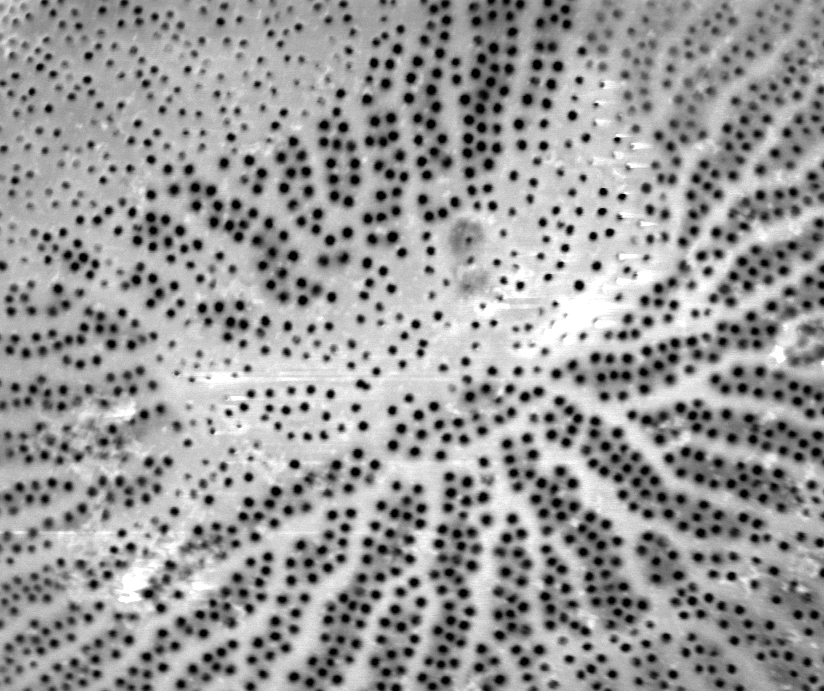
#> input picture work/CNMS/cropped_Wild004.tif, 824 x 691 px
$ jupyter execute 'thresholding experimentation kate.ipynb'
#> lines starting #> are read from the running program, lines starting #| are printed output that depends on the picture; after the words box and inside, x2 and y2 are one past the last pixel; in counts of white or black regions, pixels touching at a corner belong together
[cell 1]
import matplotlib.pyplot as plt
import matplotlib.image as mpimg
from skimage import data
from skimage.filters import try_all_threshold

img=mpimg.imread('cropped_Wild004.tif')
#> img is the input picture: shape (691, 824, 4); mean R, G, B, A 153.9, 153.9, 153.9, 255
original_img = img[:,:,0]
#plt.imshow(lum_img)

[cell 2]
fig, ax = try_all_threshold(original_img, figsize=(10, 8), verbose=False)
plt.show()
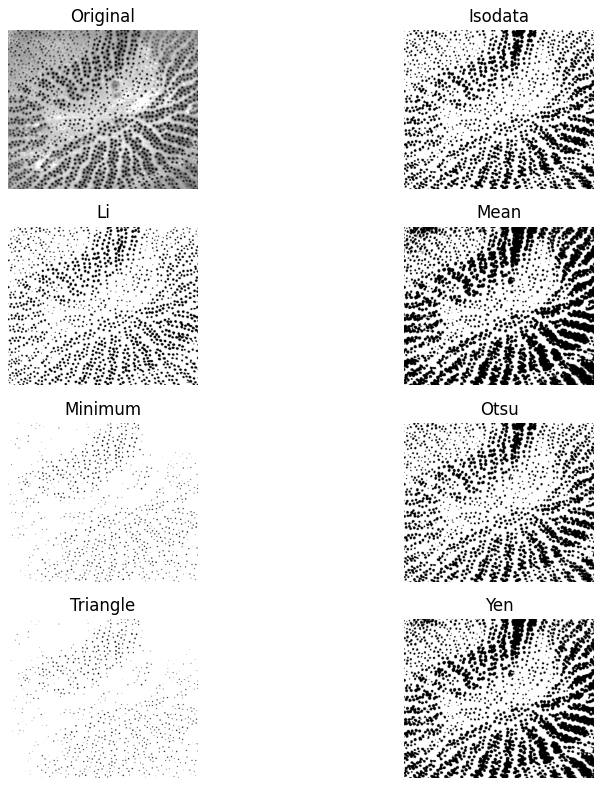
#> figure drawn by matplotlib, 8 panels
#mean seems to work pretty well on this one
#yen looks ok, but it looks better on others

[cell 3]
#change the block size or offset to make it work better?
#we tried both but it didn't seem to help

from skimage.filters import threshold_yen, threshold_local


global_thresh = threshold_yen(original_img)
#> global_thresh = 144
binary_global = original_img > global_thresh
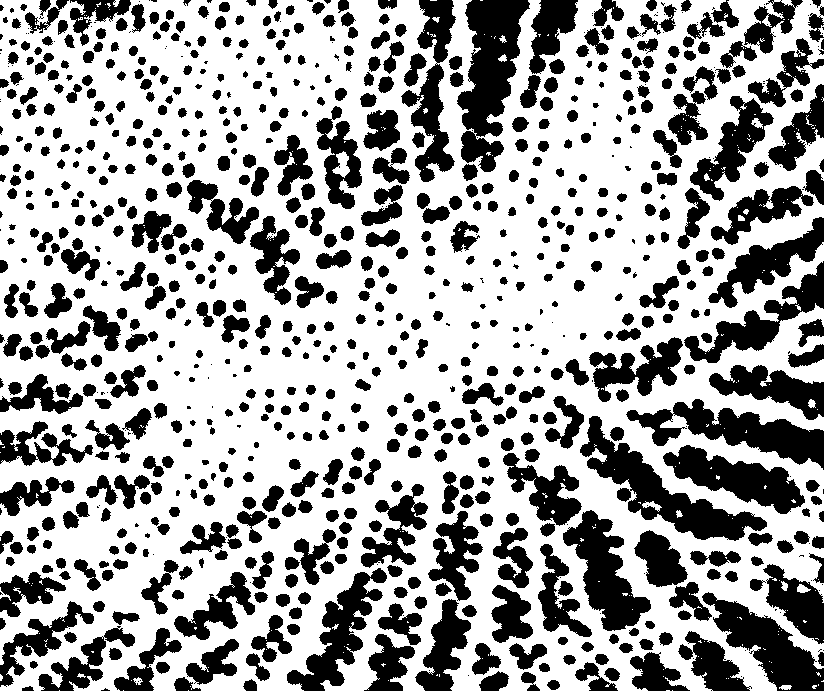
#> binary_global: shape (691, 824) bool; 65% white; 863 black regions (161 under 20 px), largest, box (x1, y1, x2, y2) and area: (457, 0, 530, 172) 6896, (580, 416, 767, 541) 6341, (626, 399, 824, 470) 5409

block_size = 23
local_thresh = threshold_local(original_img, block_size, offset=10)
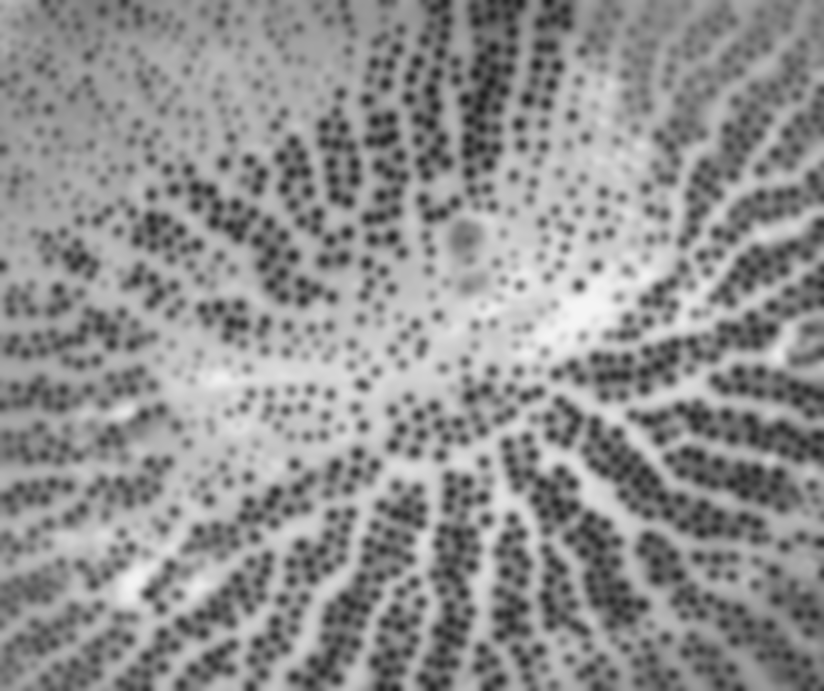
#> local_thresh: shape (691, 824) float64; min 32.66, max 245, mean 143.9
binary_local = original_img > local_thresh
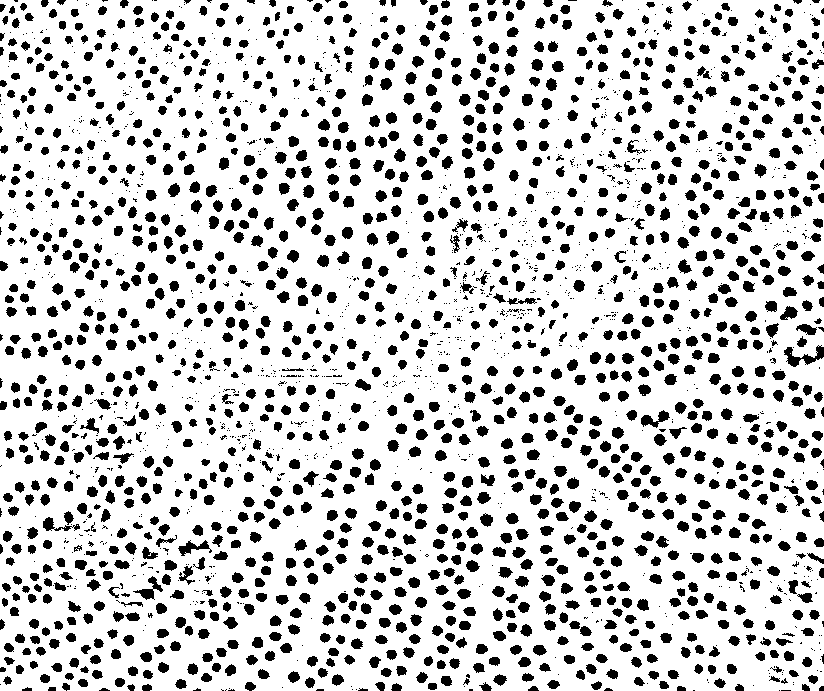
#> binary_local: shape (691, 824) bool; 80.5% white; 2593 black regions (1118 under 20 px), largest, box (x1, y1, x2, y2) and area: (784, 345, 824, 367) 354, (133, 576, 163, 600) 239, (641, 410, 670, 428) 232

fig, axes = plt.subplots(nrows=3, figsize=(7, 8))
ax = axes.ravel()
plt.gray()

ax[0].imshow(original_img)
ax[0].set_title('Original')

ax[1].imshow(binary_global)
ax[1].set_title('Global thresholding')

ax[2].imshow(binary_local)
ax[2].set_title('Local thresholding')

for a in ax:
    a.axis('off')

plt.show()

[cell 4]
#so this does look better when you zoom out but there are way too many dots
#the middle and top left are better, but the path is still hard to see
#local also takes longer

from skimage.morphology import disk
from skimage.filters import threshold_otsu, rank
from skimage.util import img_as_ubyte
img = img_as_ubyte(original_img)

radius = 13
selem = disk(radius)

local_otsu = rank.otsu(img, selem)
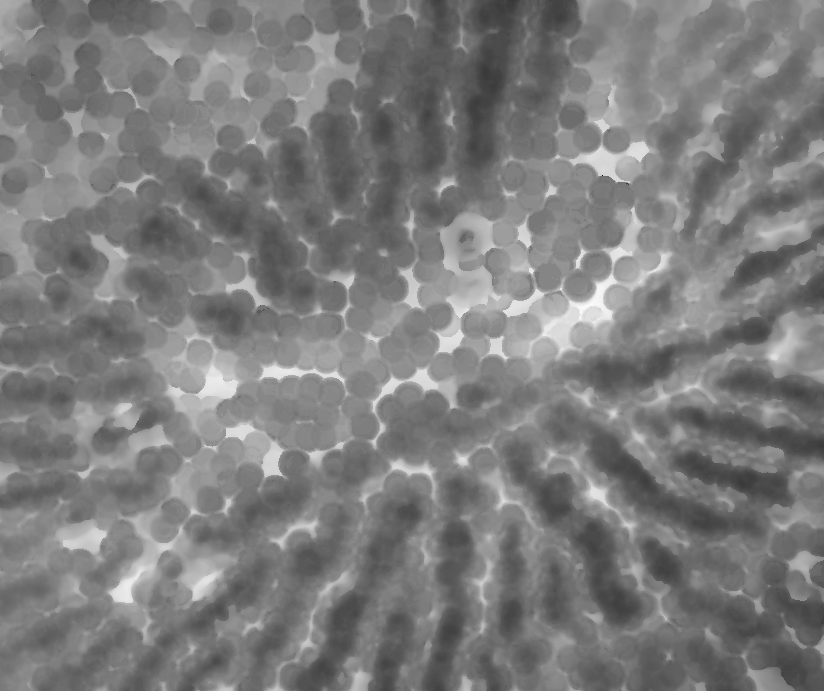
#> local_otsu: shape (691, 824); min 11, max 251, mean 124.6
threshold_global_otsu = threshold_otsu(img)
#> threshold_global_otsu = 129
global_otsu = img >= threshold_global_otsu
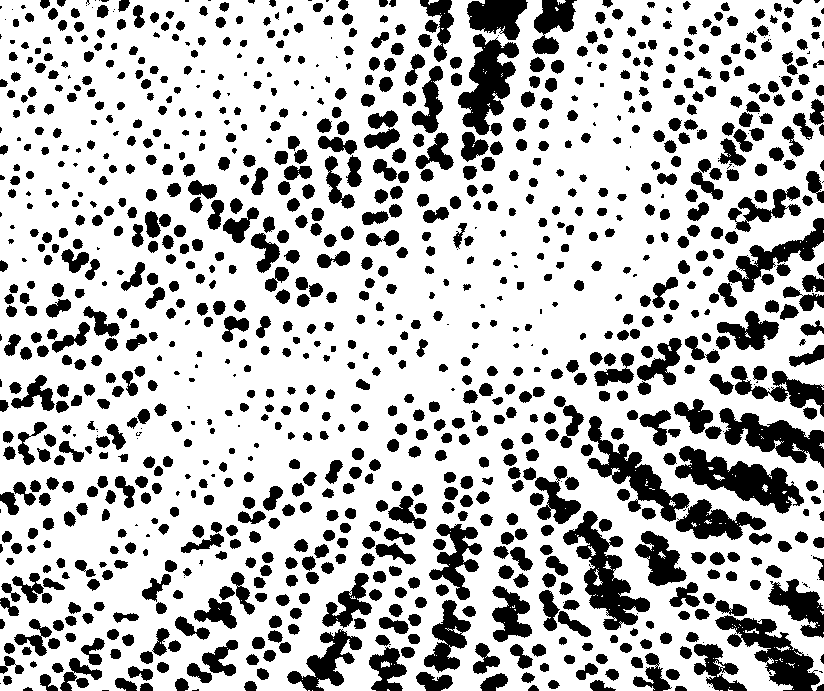
#> global_otsu: shape (691, 824) bool; 73.6% white; 1086 black regions (131 under 20 px), largest, box (x1, y1, x2, y2) and area: (675, 446, 804, 514) 3668, (563, 511, 650, 630) 3610, (458, 34, 519, 135) 3116

fig, axes = plt.subplots(2, 2, figsize=(8, 5), sharex=True, sharey=True)
ax = axes.ravel()
plt.tight_layout()

fig.colorbar(ax[0].imshow(img, cmap=plt.cm.gray),
             ax=ax[0], orientation='horizontal')
ax[0].set_title('Original')
ax[0].axis('off')

fig.colorbar(ax[1].imshow(local_otsu, cmap=plt.cm.gray),
             ax=ax[1], orientation='horizontal')
ax[1].set_title('Local Otsu (radius=%d)' % radius)
ax[1].axis('off')

ax[2].imshow(img >= local_otsu, cmap=plt.cm.gray)
ax[2].set_title('Original >= Local Otsu' % threshold_global_otsu)
ax[2].axis('off')

ax[3].imshow(global_otsu, cmap=plt.cm.gray)
ax[3].set_title('Global Otsu (threshold = %d)' % threshold_global_otsu)
ax[3].axis('off')

plt.show()
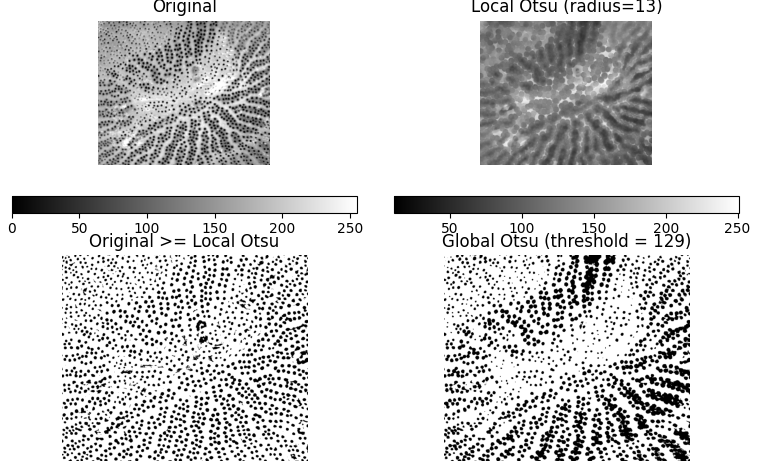
#> figure drawn by matplotlib, 6 panels

$ run again, with work/CNMS/cropped_Wild006.tif copied over work/CNMS/cropped_Wild004.tif
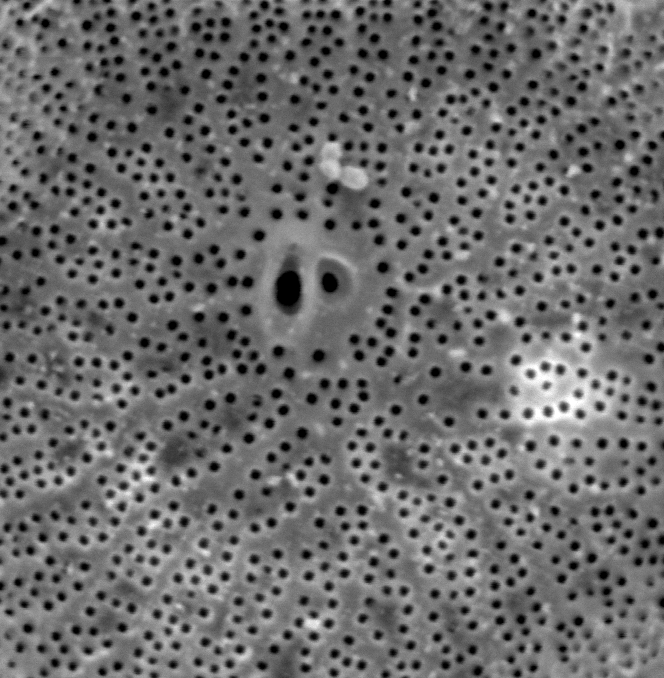
#> input picture work/CNMS/cropped_Wild006.tif, 664 x 678 px
#> img is the input picture: shape (678, 664, 4); mean R, G, B, A 107.4, 107.4, 107.4, 255
#> global_thresh = 178
#> `binary_global = original_img > global_thresh`:
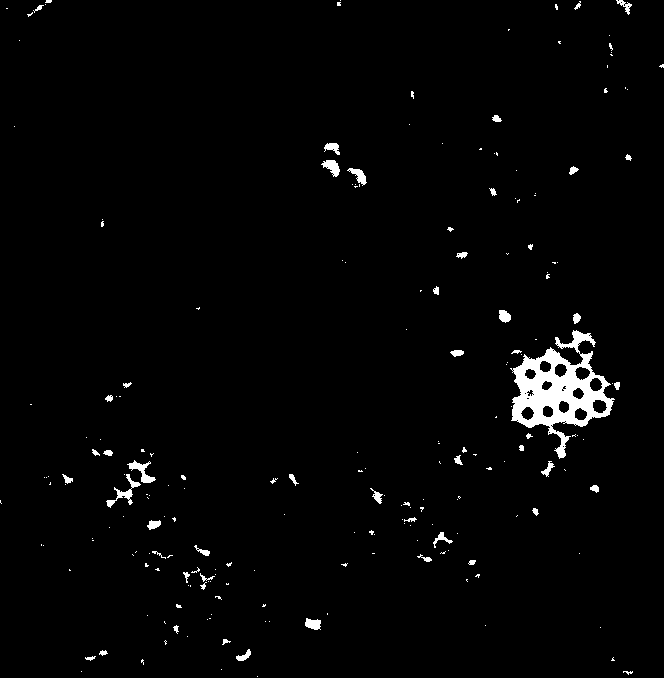
#> binary_global: shape (678, 664) bool; 2% white; 212 white regions (161 under 20 px), largest, box (x1, y1, x2, y2) and area: (510, 330, 615, 459) 5119, (106, 474, 141, 508) 264, (127, 460, 156, 483) 238
#> binary_local: shape (678, 664) bool; 81.2% white; 3274 black regions (2135 under 20 px), largest, box (x1, y1, x2, y2) and area: (275, 271, 301, 306) 407, (500, 423, 547, 449) 266, (43, 351, 68, 382) 237
#> threshold_global_otsu = 85
#> `global_otsu = img >= threshold_global_otsu`:
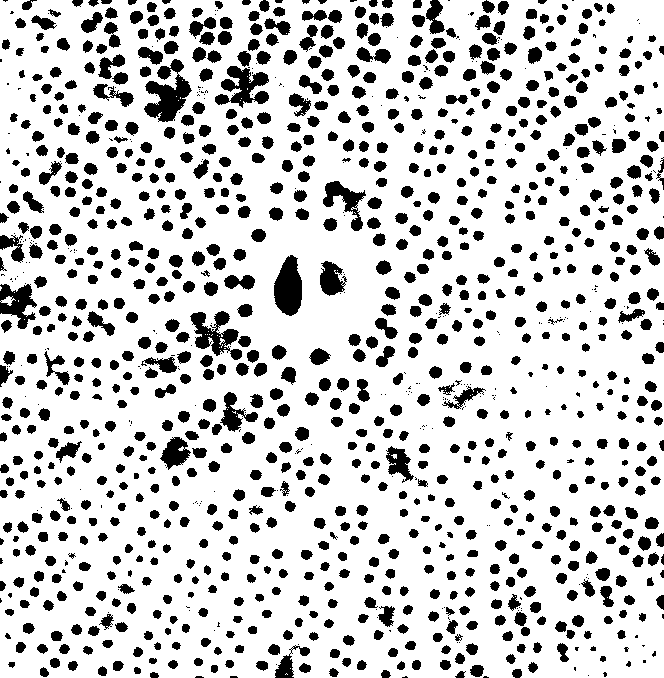
#> global_otsu: shape (678, 664) bool; 80.2% white; 1205 black regions (273 under 20 px), largest, box (x1, y1, x2, y2) and area: (144, 59, 192, 122) 1517, (274, 255, 302, 316) 1252, (215, 66, 269, 108) 1188

$ run again, with work/CNMS/cropped_Wild007.tif copied over work/CNMS/cropped_Wild004.tif
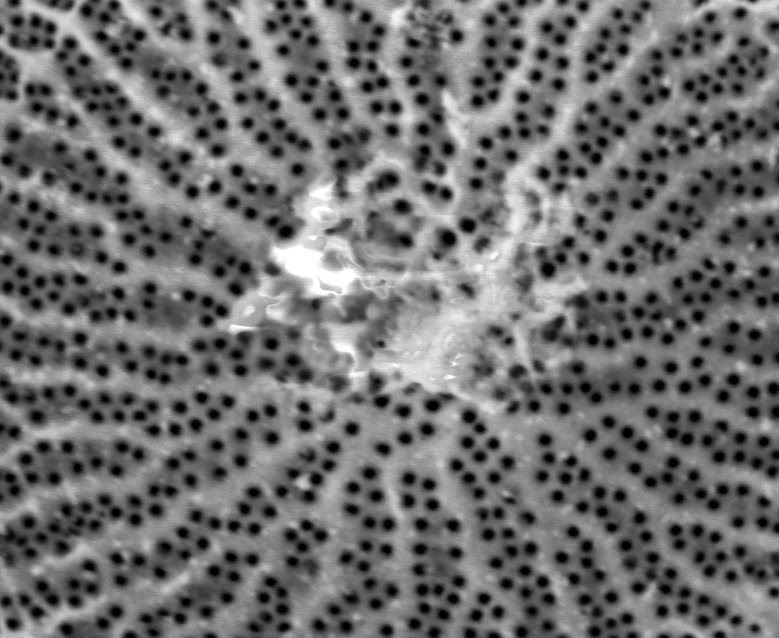
#> input picture work/CNMS/cropped_Wild007.tif, 779 x 638 px
#> img is the input picture: shape (638, 779, 4); mean R, G, B, A 109.8, 109.8, 109.8, 255
#> global_thresh = 114
#> binary_global: shape (638, 779) bool; 48.5% white; 222 white regions (189 under 20 px), largest, box (x1, y1, x2, y2) and area: (0, 0, 779, 638) 236773, (702, 352, 779, 386) 1142, (0, 557, 30, 596) 586
#> binary_local: shape (638, 779) bool; 81% white; 1792 black regions (922 under 20 px), largest, box (x1, y1, x2, y2) and area: (333, 291, 382, 324) 396, (365, 170, 399, 200) 377, (435, 227, 457, 247) 249
#> `local_otsu = rank.otsu(img, selem)`:
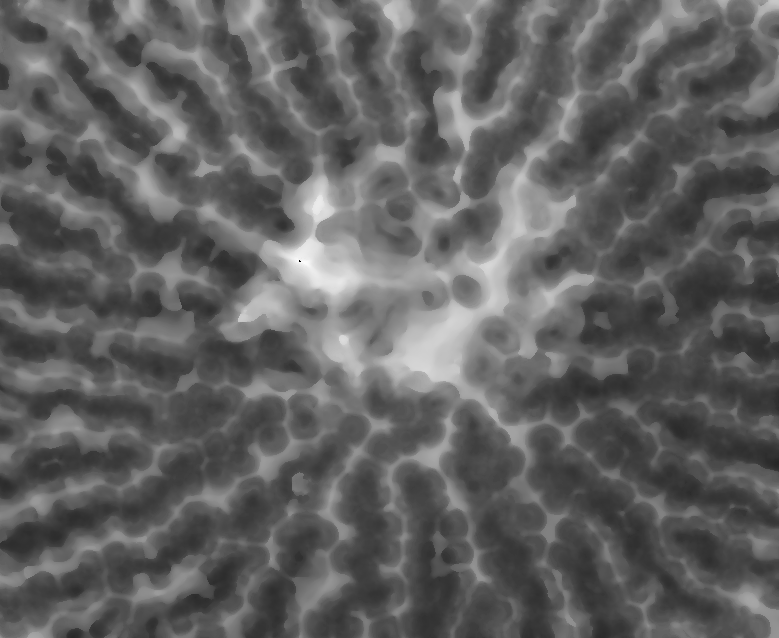
#> local_otsu: shape (638, 779); min 0, max 252, mean 96.7
#> threshold_global_otsu = 106
#> `global_otsu = img >= threshold_global_otsu`:
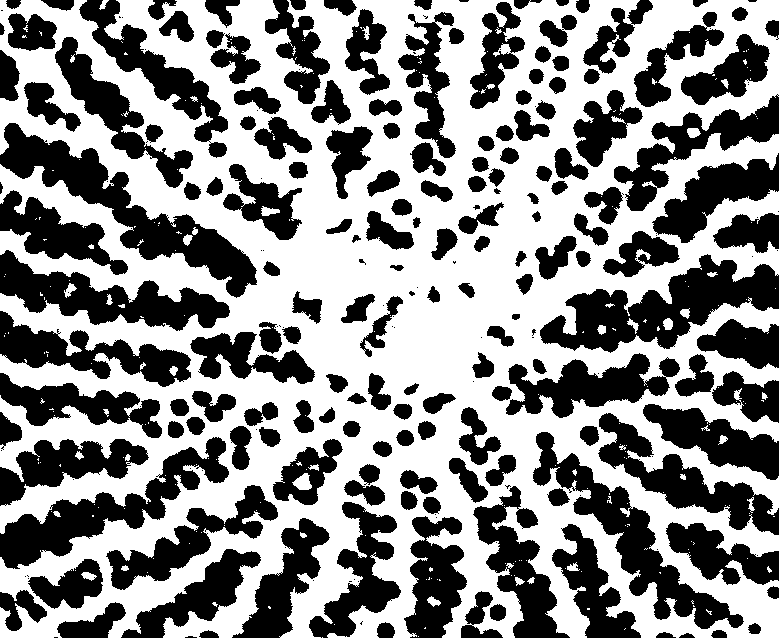
#> global_otsu: shape (638, 779) bool; 55% white; 245 black regions (75 under 20 px), largest, box (x1, y1, x2, y2) and area: (0, 123, 257, 298) 10556, (540, 254, 779, 353) 10256, (533, 432, 744, 629) 8468

$ run again, with work/CNMS/cropped_Wild008.tif copied over work/CNMS/cropped_Wild004.tif
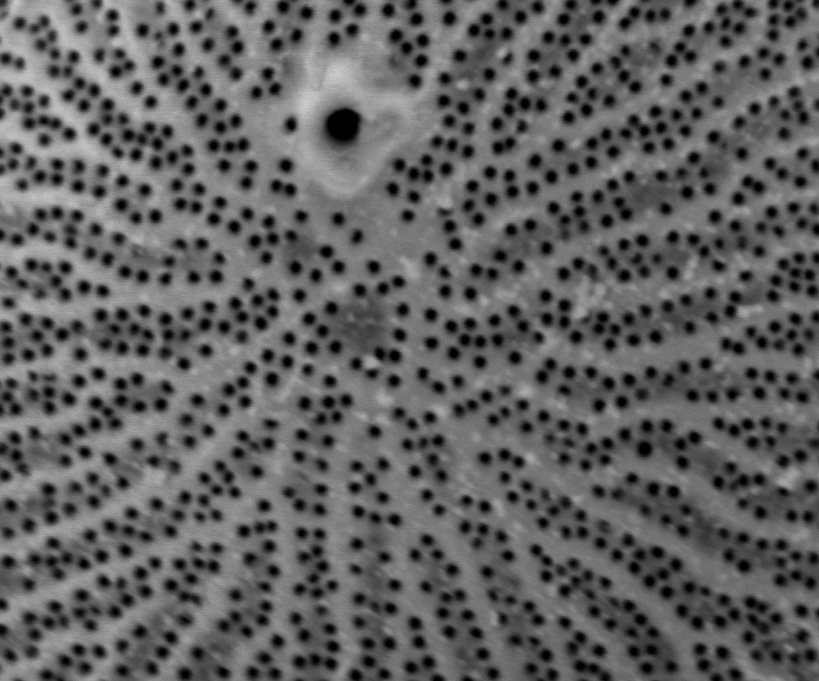
#> input picture work/CNMS/cropped_Wild008.tif, 819 x 681 px
#> img is the input picture: shape (681, 819, 4); mean R, G, B, A 96.1, 96.1, 96.1, 255
#> global_thresh = 78
#> binary_global: shape (681, 819) bool; 71.1% white; 731 black regions (94 under 20 px), largest, box (x1, y1, x2, y2) and area: (619, 533, 819, 681) 7078, (609, 481, 819, 591) 6099, (529, 544, 680, 677) 4790
#> binary_local: shape (681, 819) bool; 82.6% white; 1448 black regions (496 under 20 px), largest, box (x1, y1, x2, y2) and area: (326, 108, 361, 142) 426, (38, 116, 62, 129) 186, (637, 441, 652, 457) 176
#> threshold_global_otsu = 85
#> `global_otsu = img >= threshold_global_otsu`:
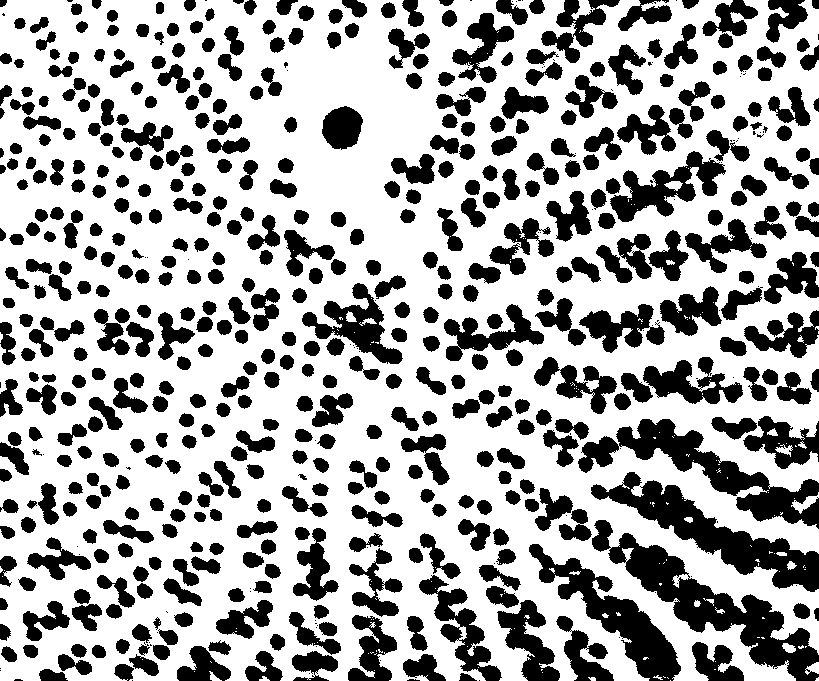
#> global_otsu: shape (681, 819) bool; 66.3% white; 582 black regions (100 under 20 px), largest, box (x1, y1, x2, y2) and area: (592, 520, 819, 681) 8812, (591, 472, 819, 592) 7371, (578, 419, 819, 529) 7145
